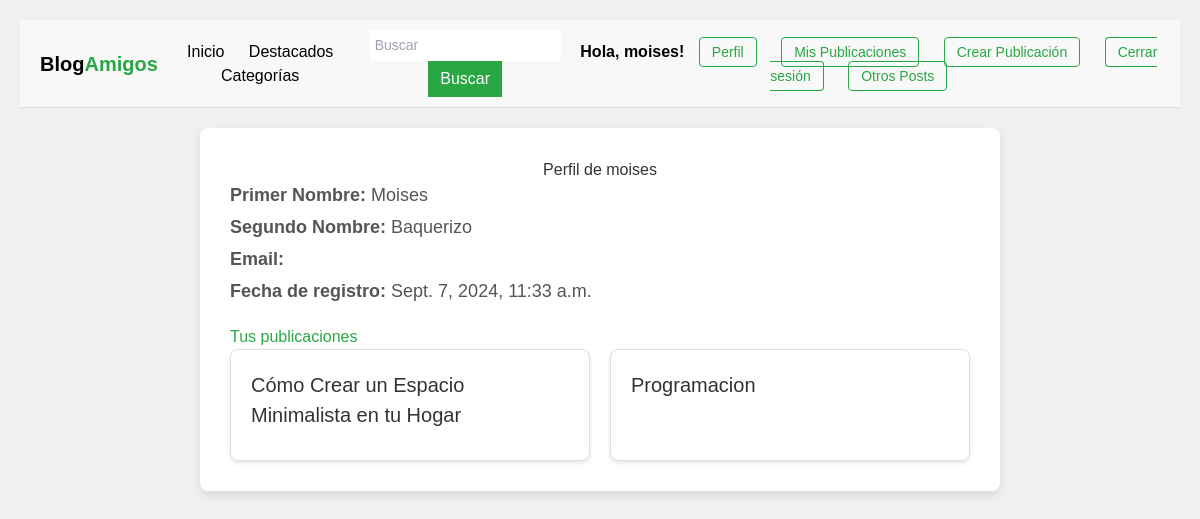
Page /users/profile/ (signed in) on the committed database.
### user/models.py (models this page shows)
class User(AbstractUser):
    def __str__(self):
        return f'{self.last_name} {self.first_name}'

### blogs/models.py (models this page shows, shortened)
class Post(models.Model):
    title = models.CharField(max_length=200)
    slug = models.SlugField(unique=True)
    overview = models.TextField()
    date_created = models.DateTimeField(auto_now_add=True)
    content = models.TextField()
    author = models.ForeignKey(settings.AUTH_USER_MODEL, on_delete=models.PROTECT)
    categorias = models.ManyToManyField('Category', related_name='posts')
    featured = models.BooleanField(default=False)
    image = models.ImageField(blank=True, null=True)
    pub_date = models.DateTimeField(default=timezone.now)
    def get_absolute_url(self):
        return reverse("blogs:post", kwargs={"slug": self.slug})
    class Meta:
        ordering = ['-date_created']

### user/views.py (the view)
# urls.py: path('profile/', views.user_profile, name='user_profile'),
@login_required
def user_profile(request):
    return render(request, 'users/user_profile.html', {'user': request.user})

### blogs/context_processors.py (called while the page is built)
def categories_processor(request):
    categories = Category.objects.all()
    return {
        'categories': categories
    }

### user/templates/users/user_profile.html (shortened to what this page needs)
<!DOCTYPE html>
<html lang="es">
<head>
</head>
<body>
    {% include "blogs/navbar.html" %}
    <div class="profile-container">
        <h1>Perfil de {{ user.username }}</h1>
        <div class="user-info">
            <p><strong>Primer Nombre:</strong> {{ user.first_name }}</p>
            <p><strong>Segundo Nombre:</strong> {{ user.last_name }}</p>
            <p><strong>Email:</strong> {{ user.email }}</p>
            <p><strong>Fecha de registro:</strong> {{ user.date_joined }}</p>
        </div>
        <h2>Tus publicaciones</h2>
        <div class="posts-container">
            {% for post in user.post_set.all %}
                <div class="post-card">
                    <h3><a href="{{ post.get_absolute_url }}">{{ post.title }}</a></h3>
                </div>
            {% empty %}
                <p class="no-posts">No has realizado ninguna publicación aún.</p>
            {% endfor %}
        </div>
    </div>
</body>
</html>

### blogs/templates/blogs/navbar.html (shortened to what this page needs)
{% load static %}
<!DOCTYPE html>
<html lang="es">
  <head>
    <link rel="stylesheet" href="{% static 'css/navbar.css' %}" />
    <link
      href="https://cdn.jsdelivr.net/npm/tailwindcss@2.2.19/dist/tailwind.min.css"
      rel="stylesheet"
    />
  </head>
  <body>
    <div class="navbar text-black">
      <div class="brand">Blog<span>Amigos</span></div>
      {% if user.is_authenticated %}
      <div class="nav-links">
        <a href="/">Inicio</a>
        <a href="{% url 'blogs:featured' %}">Destacados</a>
        <div class="dropdown">
          <a href="#">Categorías</a>
        </div>
      </div>
      {% endif %} {% if user.is_authenticated %}
      <form class="search-bar" action="{% url 'blogs:search' %}">
        <input name="search" type="text" placeholder="Buscar" />
        <input type="submit" value="Buscar" />
      </form>
      {% endif %}
      <div class="auth-buttons">
        {% if user.is_authenticated %}
        <span class="user-greeting text-black">Hola, {{ user.username }}!</span>
        <a href="{% url 'users:user_profile' %}">Perfil</a>
        <a href="{% url 'users:user_posts' %}">Mis Publicaciones</a>
        <a href="{% url 'users:create_post' %}">Crear Publicación</a>
        <a href="{% url 'users:logout' %}">Cerrar sesión</a>
        {% if user.is_superuser %}
        <a href="{% url 'blogs:other_posts' %}" class="hover:text-yellow-300"
          >Otros Posts</a
        >
        {% endif %} {% else %}
        <a href="{% url 'users:registration' %}">Registrarse</a>
        <a href="{% url 'users:login' %}">Iniciar sesión</a>
        {% endif %}
      </div>
    </div>
  </body>
</html>

### static/css/navbar.css (style rules this page uses)
body { font-family: Arial, sans-serif; }
.navbar { display: flex; justify-content: space-between; align-items: center; background-color: #f8f8f8; padding: 10px 20px; border-bottom: 1px solid #ddd; }
.navbar a { text-decoration: none; color: black; font-size: 16px; margin: 0 10px; }
.navbar .brand { font-size: 20px; font-weight: bold; }
.navbar .brand span { color: #28a745; }
.navbar input[type="text"] { padding: 5px; font-size: 14px; }
.navbar input[type="submit"] { padding: 6px 12px; background-color: #28a745; color: white; border: none; cursor: pointer; }
.dropdown { position: relative; display: inline-block; }
.auth-buttons a { padding: 6px 12px; border: 1px solid #28a745; color: #28a745; border-radius: 4px; margin-left: 10px; text-decoration: none; font-size: 14px; transition: background-color 0.3s, color 0.3s; }
.user-greeting { margin-left: 10px; font-weight: bold; }

### user/templates/users/user_profile.html (style rules this page uses)
* { margin: 0; padding: 0; box-sizing: border-box; font-family: Arial, sans-serif; }
body { background-color: #f0f0f0; display: flex; flex-direction: column; align-items: center; min-height: 100vh; padding: 20px; }
.navbar { width: 100%; background-color: #28a745; padding: 15px 0; text-align: center; color: white; margin-bottom: 20px; }
.profile-container { width: 100%; max-width: 800px; background-color: #fff; padding: 30px; border-radius: 8px; box-shadow: 0 4px 8px rgba(0, 0, 0, 0.1); text-align: left; }
h1 { font-size: 28px; margin-bottom: 10px; color: #333; text-align: center; }
.user-info { margin-bottom: 20px; }
.user-info p { font-size: 18px; margin-bottom: 5px; color: #555; }
h2 { font-size: 24px; margin: 20px 0 10px 0; color: #28a745; }
.posts-container { display: flex; flex-wrap: wrap; gap: 20px; }
.post-card { background-color: #fff; border: 1px solid #ddd; border-radius: 8px; box-shadow: 0 2px 4px rgba(0, 0, 0, 0.1); width: calc(50% - 10px); padding: 20px; transition: transform 0.2s, box-shadow 0.2s; }
.post-card h3 { font-size: 20px; margin-bottom: 10px; color: #28a745; }
.post-card a { text-decoration: none; color: #333; }

### rows in the picture
User: username "moises", first_name "Moises", last_name "Baquerizo", date_joined "Sept. 7, 2024, 11:33 a.m."
Post: title "Cómo Crear un Espacio Minimalista en tu Hogar"
Post: title "Programacion"
